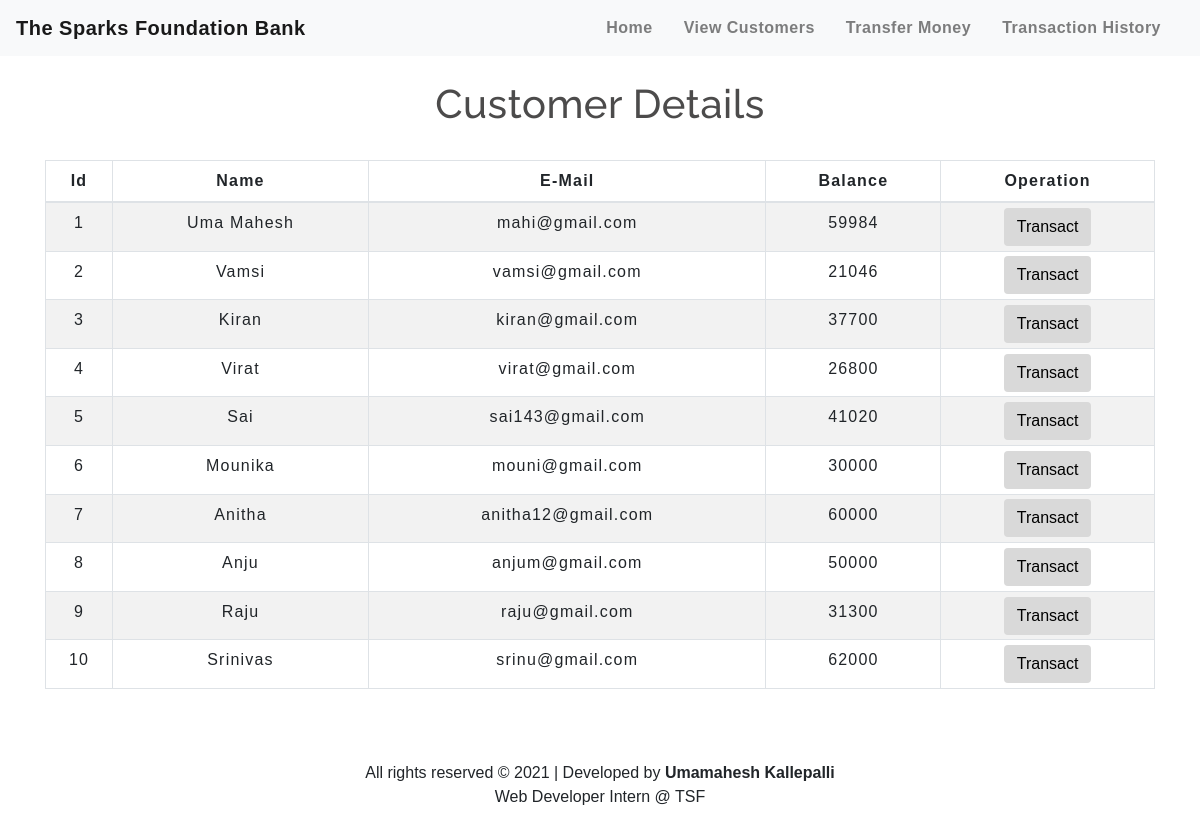
The app's page /transfermoney.php with its own data.
### tables this page shows
CREATE TABLE `users` (
  `id` int(11) NOT NULL,
  `name` text NOT NULL,
  `email` varchar(30) NOT NULL,
  `balance` int(8) NOT NULL
);

### transfermoney.php (the view, shortened to what this page needs)
<!DOCTYPE html>
<html lang="en">
<head>
    <link rel="stylesheet" href="https://maxcdn.bootstrapcdn.com/bootstrap/4.0.0/css/bootstrap.min.css">
    <link rel="stylesheet" type="text/css" href="css/table.css">
    <link rel="stylesheet" type="text/css" href="css/navbar.css">
</head>
<body>
    <?php
        include 'server.php';
        $sql = "SELECT * FROM users";
        $result = mysqli_query($conn , $sql);
    ?>
    <?php include 'navbar.php'; ?>
    <div class="container">
        <h2 class="text-center pt-4">Customer Details</h2><br>
        <div class="row">
            <div class="col">
                <div class="table-responsive-sm">
                <table class="table table-hover table-sm table-striped table-condensed table-bordered">
                    <thead>
                        <tr>
                            <th scope="col" class="text-center py-2">Id</th>
                            <th scope="col" class="text-center py-2">Name</th>
                            <th scope="col" class="text-center py-2">E-Mail</th>
                            <th scope="col" class="text-center py-2">Balance</th>
                            <th scope="col" class="text-center py-2">Operation</th>
                        </tr>
                    </thead>
                    <tbody>
                        <?php while($rows=mysqli_fetch_assoc($result)){ ?>
                        <tr>
                            <td class="py-2"><?php echo $rows['id'] ?></td>
                            <td class="py-2"><?php echo $rows['name']?></td>
                            <td class="py-2"><?php echo $rows['email']?></td>
                            <td class="py-2"><?php echo $rows['balance']?></td>
                            <td><a href="userdetails.php?id= <?php echo $rows['id'] ;?>"> <button type="button" class="btn">Transact</button></a></td>
                        </tr>
                        <?php } ?>
                    </tbody>
                </table>
                </div>
            </div>
        </div>
    </div>
    <footer class="text-center mt-5 py-2">
        <p>All rights reserved &copy 2021 | Developed by <b> Umamahesh Kallepalli</b> <br>Web Developer Intern @ TSF </p>
    </footer>
</body>
</html>

### css/table.css (style rules this page uses)
* { padding: 0; margin: 0; box-sizing: border-box; font-family: sans-serif; }
h2 { font-size: 40px; }
table { letter-spacing: 1.2px; }
td { text-align: center; }
button { border:none; background: #d9d9d9; transition: 1s; }

### css/navbar.css (style rules this page uses)
h2 { color: #4C4B4B; letter-spacing: 0.5px; font-family: raleway; }

### transfermoney.php (style rules this page uses)
button { transition: 1.5s; }

### records on screen
users: id "1", name "Uma Mahesh", email "mahi@gmail.com", balance "59984"
users: id "2", name "Vamsi", email "vamsi@gmail.com", balance "21046"
users: id "3", name "Kiran", email "kiran@gmail.com", balance "37700"
users: id "4", name "Virat", email "virat@gmail.com", balance "26800"
users: id "5", name "Sai", email "sai143@gmail.com", balance "41020"
users: id "6", name "Mounika", email "mouni@gmail.com", balance "30000"
users: id "7", name "Anitha", email "anitha12@gmail.com", balance "60000"
users: id "8", name "Anju", email "anjum@gmail.com", balance "50000"
users: id "9", name "Raju", email "raju@gmail.com", balance "31300"
users: id "10", name "Srinivas", email "srinu@gmail.com", balance "62000"
